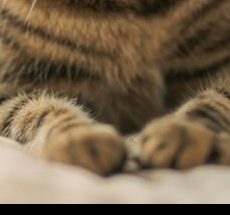
#> input picture python/playground/manipulating_images/croppedCat.png, 230 x 215 px
$ python 'making a collage with python.py'
#> lines starting #> are read from the running program, lines starting #| are printed output that depends on the picture
from PIL import Image

paws = Image.open("croppedCat.png")
#> paws is the input picture: PIL image 230x215 RGB; mean R, G, B 118.8, 99.6, 75.2
catTemplate = Image.open("messy_cat.png")
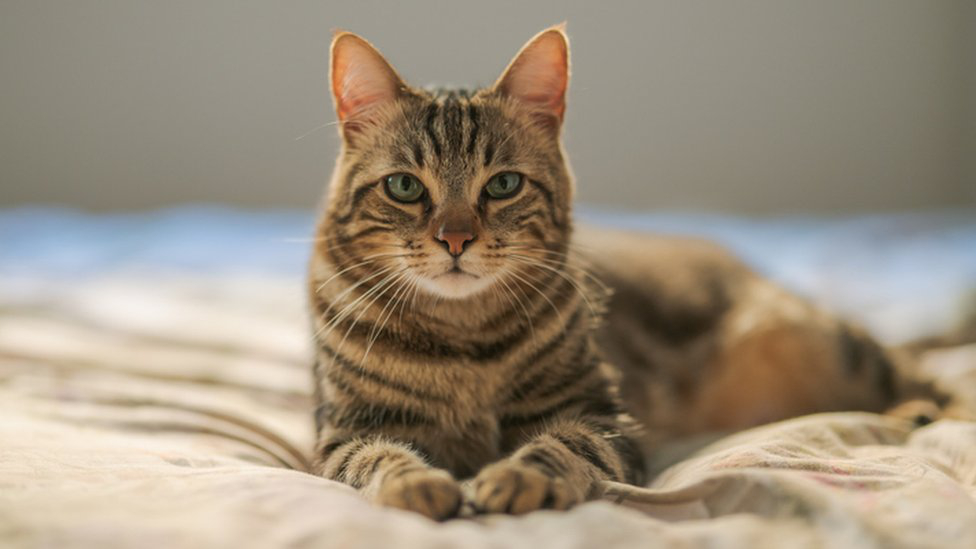
#> input picture python/playground/manipulating_images/messy_cat.png, 976 x 549 px
#> catTemplate is the input picture: PIL image 976x549 RGB; mean R, G, B 155.3, 142.7, 124.7

catTempWidth, catTempHeight =  catTemplate.size
#> catTempWidth = 976; catTempHeight = 549
pawsWidth, pawsHeight = paws.size
#> pawsWidth = 230; pawsHeight = 215

for left in range(0, catTempWidth,pawsWidth):
    for top in range(0, catTempHeight,pawsHeight):
        print(left,top)
        catTemplate.paste(paws, (left,top))
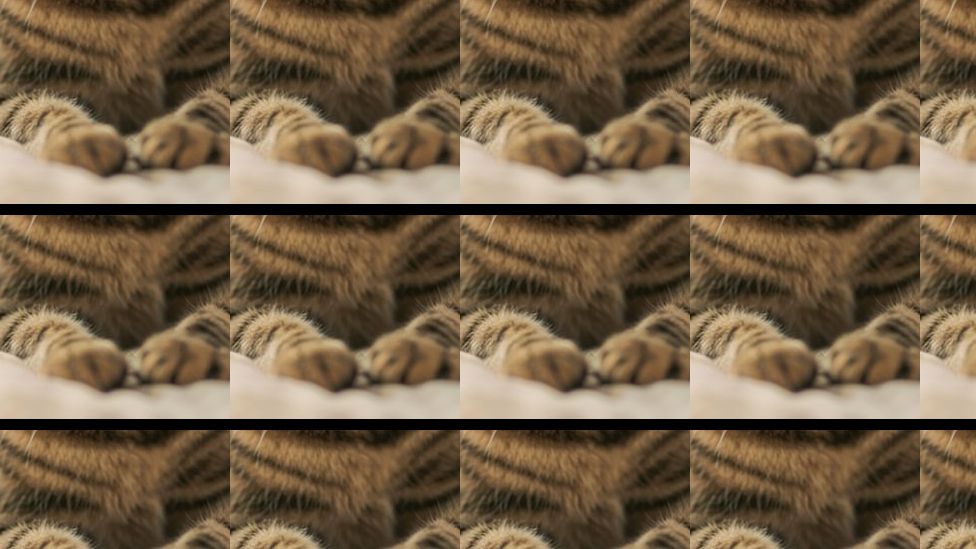
#> catTemplate: PIL image 976x549 RGB; mean R, G, B 115.8, 96.2, 71.4

catTemplate.save('cat_collage.png')

openIm = Image.open('cat_collage.png')
openIm.rotate(0).show()


# OUTPUT
'''
0 0 <-- OUTER FOR LOOP - -LEFT
0 215 <-- INNER FOR LOOP
0 430 <-- INNER FOR LOOP

230 0 <-- OUTER FOR LOOP - -LEFT
230 215 <-- INNER FOR LOOP
230 430 <-- INNER FOR LOOP

460 0 <-- OUTER FOR LOOP - -LEFT
460 215 <-- INNER FOR LOOP
460 430 <-- INNER FOR LOOP

690 0 <-- OUTER FOR LOOP - -LEFT
690 215 <-- INNER FOR LOOP
690 430 <-- INNER FOR LOOP

920 0 <-- OUTER FOR LOOP - -LEFT
920 215 <-- INNER FOR LOOP
920 430 <-- INNER FOR LOOP

'''
